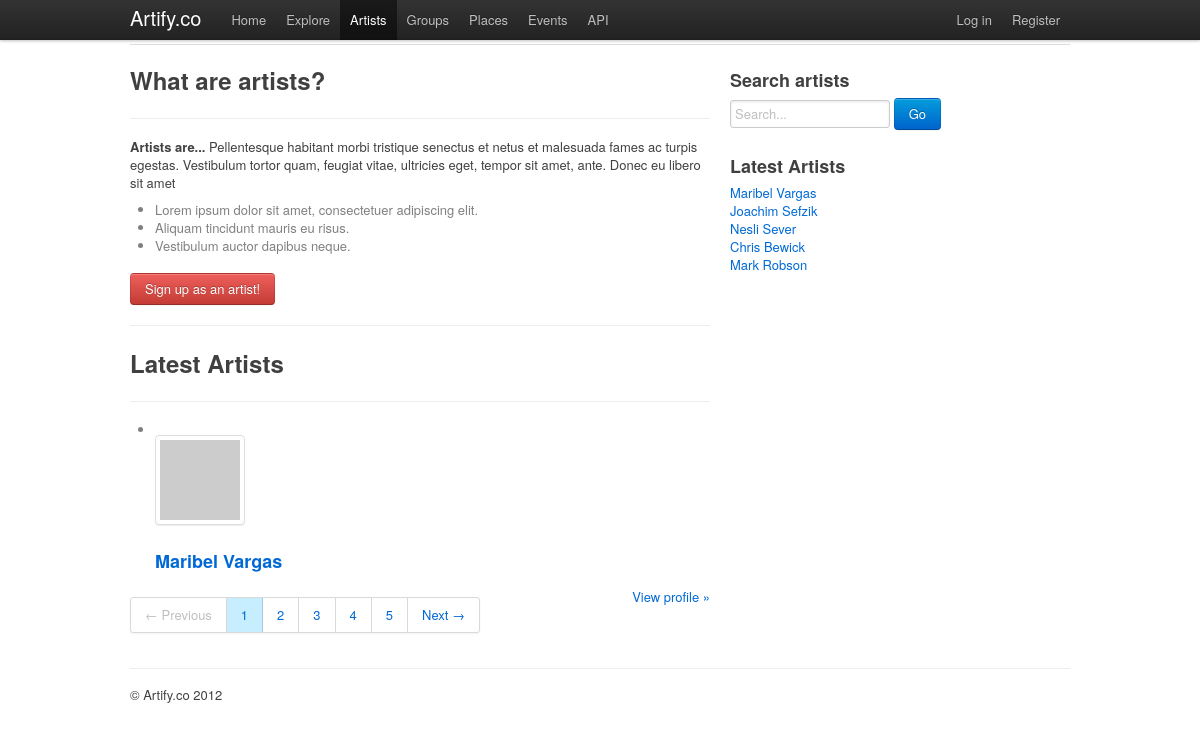
/index.php/artists, run on the app's committed database.
### tables this page shows
CREATE TABLE `user_profiles` (
  `user_id` int(11) NOT NULL,
  `website` varchar(255) DEFAULT NULL,
  `first_name` varchar(10) NOT NULL,
  `last_name` varchar(20) DEFAULT NULL,
  `avatar` int(11) DEFAULT NULL,
  `status` varchar(255) DEFAULT NULL,
  `sex` char(1) DEFAULT NULL,
  `about_me` text,
  `lat` double DEFAULT NULL,
  `lon` double DEFAULT NULL,
  PRIMARY KEY (`user_id`),
  KEY `FK_user_id` (`user_id`)
);

### application/controllers/artists.php (called while the page is built, shortened)
<?php if (!defined('BASEPATH')) exit('No direct script access allowed');
class Artists extends CI_Controller
{
        function __construct()
        {
                $this->load->helper('url');
                $this->load->helper('pagination');
                $this->load->library('tank_auth');
                $this->load->model('artists_model');
        }
        function _remap($method)
        {
            if ($method == 'index') {
                $this->index();
            } else {
                if (!is_numeric ($this->uri->segment(2))) {
                        $this->get_user($this->artists_model->get_user_id_from_username($this->uri->segment(2)));
                } else {
                        $this->get_user($this->uri->segment(2));
                }
            }
        }
        function index()
        {
                $params = $this->input->get(NULL, TRUE);
                $url = base_url() . 'index.php/artists/';
                $page = (isset($params['page'])) ? $params['page'] : 1;
                $offset = (isset($params['offset'])) ? $params['offset'] : 1;
                $pagination_config = array(
                        'url' => $url,
                        'total' => $this->artists_model->get_total_artists(),
                        'page' => $page,
                        'offset' => $offset
                );
                $data['pagination'] = pagination($pagination_config);
                $data['artists'] = $this->artists_model->latest_artists_paginated($page, $offset);
                $data['latest'] = $this->artists_model->latest_artists();
                $this->load->view('templates/header');
                $this->load->view('artists/index',$data);
                $this->load->view('templates/footer');
        }
}

### index.php (called while the page is built, shortened)
<?php
require_once BASEPATH.'core/CodeIgniter.php';

### application/libraries/Tank_auth.php (called while the page is built, shortened)
<?php if (!defined('BASEPATH')) exit('No direct script access allowed');
class Tank_auth
{
	function __construct()
	{
		$this->ci =& get_instance();
	}
	function is_logged_in($activated = TRUE)
	{
		return $this->ci->session->userdata('status') === ($activated ? STATUS_ACTIVATED : STATUS_NOT_ACTIVATED);
	}
}

### application/models/artists_model.php (called while the page is built, shortened)
<?php
class Artists_model extends CI_Model {
        function latest_artists($limit = 5)
        {
                $results = array();
                $query = $this->db->query("SELECT user_profiles.*, users.email FROM user_profiles, users WHERE users.id = user_profiles.user_id ORDER BY user_profiles.user_id DESC LIMIT " . $limit);
                foreach ($query->result() as $row)
                {
                        $row->interests = $this->get_interests($row->user_id);
                        array_push($results, $row);
                }
                return $results;
        }
        function latest_artists_paginated ($page = 1, $limit = 5)
        {
                $offset = ($page - 1) * $limit;
                $results = array();
                $query = $this->db->query("SELECT user_profiles.*, users.email FROM user_profiles, users WHERE users.id = user_profiles.user_id ORDER BY user_profiles.user_id DESC LIMIT " . $offset . ", " . $limit);
                foreach ($query->result() as $row)
                {
                        $row->interests = $this->get_interests($row->user_id);
                        array_push($results, $row);
                }
                return $results;
        }
        function get_interests($user_id)
        {
                $interests = array();
                $interests_query = $this->db->query("SELECT role_types.title AS 'title'
                                                                                        FROM role_types, user_roles
                                                                                        WHERE role_types.id = user_roles.role_type_id
                                                                                        AND user_roles.user_id = " . (int) $user_id);
                foreach ($interests_query->result_array() as $row)
                {
                        array_push($interests, $row['title']);
                }
                return $interests;
        }
}

### application/views/artists/index.php (the view, shortened to what this page needs)
<div class="page-header">
        <h1>Artists</h1>
</div>
<div class="row">
        <div class="span10">
                <h2>What are artists?</h2>
                <hr />
                <p><b>Artists are...</b> Pellentesque habitant morbi tristique senectus et netus et malesuada fames ac turpis egestas. Vestibulum tortor quam, feugiat vitae, ultricies eget, tempor sit amet, ante. Donec eu libero sit amet
                <ul>
                   <li>Lorem ipsum dolor sit amet, consectetuer adipiscing elit.</li>
                   <li>Aliquam tincidunt mauris eu risus.</li>
                   <li>Vestibulum auctor dapibus neque.</li>
                </ul>
                <?php if (!$this->tank_auth->is_logged_in()) { ?>
                        <a class="btn danger" href="<?php echo base_url(); ?>index.php/auth/register">Sign up as an artist!</a>
                <?php } ?>
           <hr />
                <h2>Latest Artists</h2>
                <hr />
                <ul class="search-results">
                        <?php foreach($artists as $row): ?>
                                <li>
                                        <ul class="media-grid">
                                                <li><a href="<?php echo base_url(); ?>index.php/artists/get_user"><img src="http://www.gravatar.com/avatar/<?= md5( strtolower( trim( $row->email ) ) )?>?s=60" class="thumbnail" /></a></li>
                                        </ul>
                                        <h3><a href="<?php echo base_url(); ?>index.php/artists/<?php echo $row->user_id; ?>"><?php echo $row->first_name; ?> <?php echo $row->last_name; ?></a></h3>
                                        <a class="pull-right" href="<?php echo base_url(); ?>index.php/artists/<?php echo $row->user_id; ?>">View profile &raquo;</a>
                                </li>
                        <?php endforeach; ?>
                </ul>
                <?php if (isset($pagination)) echo $pagination; ?>
        </div>
        <div class="span4">
                <h3>Search artists</h3>
                <input class="span3" type="text" placeholder="Search..." /> <a href="<?= base_url(); ?>index.php/search/" class="btn primary" />Go</a>
                <br /><br />
                <h3>Latest Artists</h3>
                <ul class="events unstyled">
                        <?php foreach($latest as $row): ?>
                                <li>
                                        <a href="<?php echo base_url(); ?>index.php/artists/<?php echo $row->user_id; ?>"><?php echo $row->first_name; ?> <?php echo $row->last_name; ?></a>
                                </li>
                        <?php endforeach; ?>
                </ul>
        </div>
</div>

### application/helpers/pagination_helper.php (shortened to what this page needs)
<?php if ( ! defined('BASEPATH')) exit('No direct script access allowed');
if (! function_exists('pagination'))
{
    function pagination ($params = array())
    {
                $total_pages = ceil($params['total'] / $params['offset']);
        $str = '';
                $str .= '<div class="pagination">';
                $str .= '       <ul>';
                if ($params['page'] > 1)
                        $str .= '               <li class="prev"><a href="' . $params['url'] . '?page=' . ($params['page'] - 1) . '&offset=' . $params['offset'] . '">&larr; Previous</a></li>';
                else
                        $str .= '               <li class="prev disabled"><a href="#">&larr; Previous</a></li>';
                for ($i = 1; $i <= $total_pages; $i++) {
                        $str .= '               <li';
                        if ($i == intval($params['page'])) $str .= ' class="active"';
                        $str .= '><a href="' . $params['url'] . '?page=' . $i . '&offset=' . $params['offset'] . '">' . $i .'</a></li>';
                }
                if ($params['page'] < $total_pages)
                        $str .= '               <li class="next"><a href="' . $params['url'] . '?page=' . ($params['page'] + 1) . '&offset=' . $params['offset'] . '">Next &rarr;</a></li>';
                else
                        $str .= '               <li class="next disabled"><a href="#">Next &rarr;</a></li>';
                $str .= '       </ul>';
                $str .= '</div>';
        return $str;
    }
}

### application/views/templates/header.php (shortened to what this page needs)
<!DOCTYPE html>
<html>
	<head>
		<link rel="stylesheet" href="<?= base_url(); ?>/css/bootstrap.css">
		<link rel="stylesheet" href="<?= base_url(); ?>/css/style.css" />
	</head>
	<body>
		<div class="topbar">
			<div class="fill">
				<div class="container">
					<a class="brand" href="<?= base_url(); ?>">Artify.co</a>
					<ul class="nav">
						<li <?php if($this->uri->segment(1)=="welcome" || !$this->uri->segment(1)){ echo "class='active' "; } ?>><a href="<?= base_url(); ?>">Home</a></li>
						<li <?php if($this->uri->segment(1)=="explore"){ echo "class='active' "; } ?>><a href="<?= base_url(); ?>index.php/explore/">Explore</a></li>
						<li <?php if($this->uri->segment(1)=="artists"){ echo "class='active' "; } ?>><a href="<?= base_url(); ?>index.php/artists/">Artists</a></li>
						<li <?php if($this->uri->segment(1)=="groups"){ echo "class='active' "; } ?>><a href="<?= base_url(); ?>index.php/groups/">Groups</a></li>
						<li <?php if($this->uri->segment(1)=="places"){ echo "class='active' "; } ?>><a href="<?= base_url(); ?>index.php/places/">Places</a></li>
						<li <?php if($this->uri->segment(1)=="events"){ echo "class='active' "; } ?>><a href="<?= base_url(); ?>index.php/events/">Events</a></li>
						<li <?php if($this->uri->segment(1)=="api"){ echo "class='active' "; } ?>><a href="<?= base_url(); ?>index.php/api/">API</a></li>
					</ul>
					<ul class="nav secondary-nav">
						<?php if ($this->tank_auth->is_logged_in()) { ?>
							<?php
								$user_id = $this->tank_auth->get_user_id();
								$user_name = $this->tank_auth->get_username();
							?>
							<li class="dropdown" data-dropdown="dropdown">
								<?php echo anchor('artists/render',$user_name,'class="dropdown-toggle"'); ?>
								<ul class="dropdown-menu">
									<li><?php echo anchor('artists/'.$user_id,'View Profile'); ?></li>
									<li><?php echo anchor('auth/update_profile','Edit Profile'); ?></li>
									<li class="divider"></li>
									<li><?php echo anchor('auth/logout','Log out'); ?></li>
								</ul>
				            </li>
						<?php }else{ ?>
							<li><?php echo anchor('auth/login','Log in'); ?></li>
							<li><?php echo anchor('auth/register','Register'); ?></li>
						<?php } ?>
					</ul>
				</div>
			</div>
		</div>
		<div class="container">
			<div class="content">

### application/views/templates/footer.php (shortened to what this page needs)
		        </div>
		        <footer>
		                <p>&copy; Artify.co 2012</p>
		        </footer>
		</div>
	</body>
</html>

### data on the page
user_profiles: first_name "Maribel", last_name "Vargas"
user_profiles: first_name "Joachim", last_name "Sefzik"
user_profiles: first_name "Nesli", last_name "Sever"
user_profiles: first_name "Chris", last_name "Bewick"
user_profiles: first_name "Mark", last_name "Robson"

### other printed values
anchor('auth/login','Log in') "Log in"
anchor('auth/register','Register') "Register"
